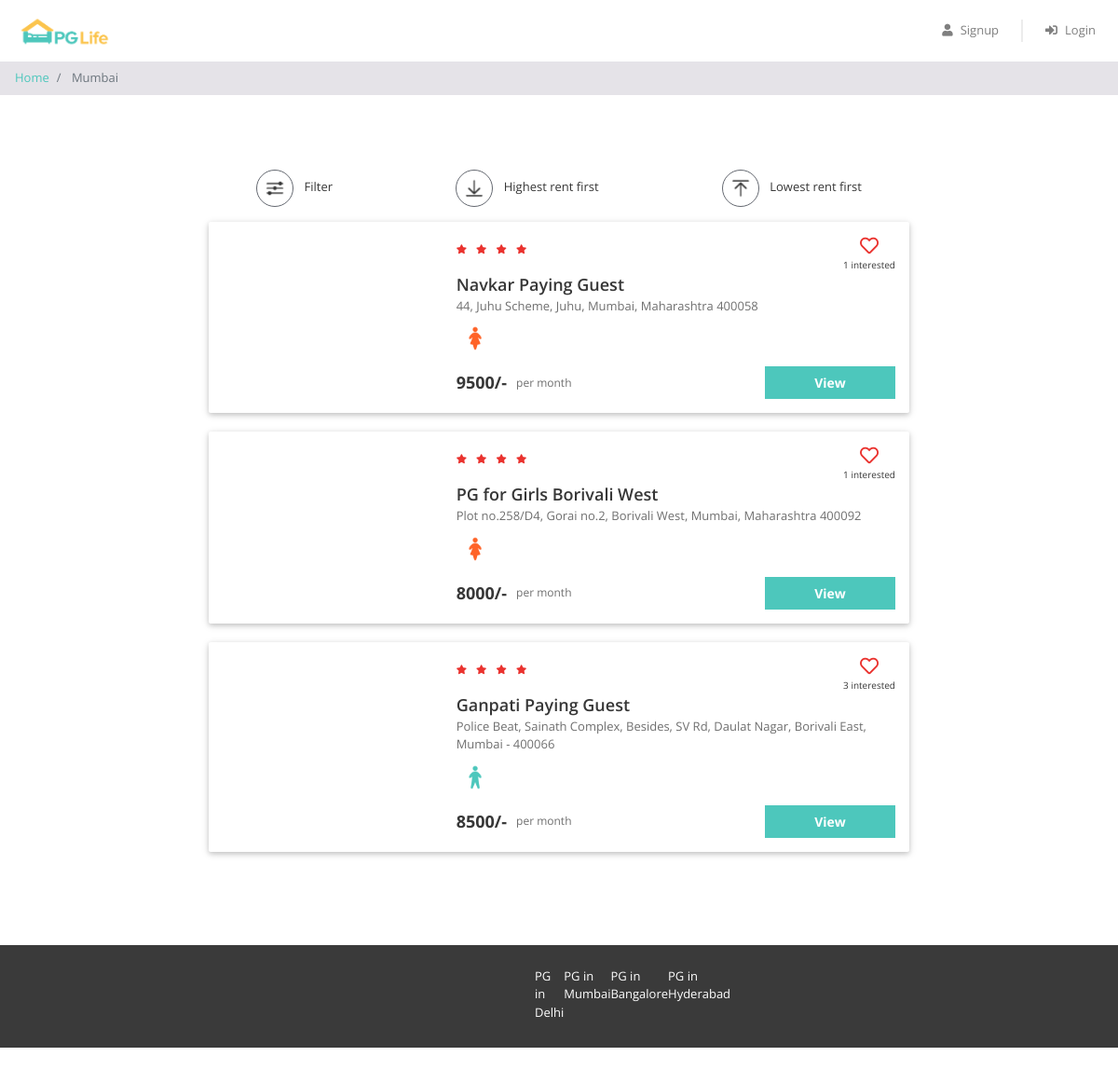
/property_list.php?city=Mumbai, run on the app's committed database.
### tables this page shows
CREATE TABLE IF NOT EXISTS `properties` (
  `id` int(11) NOT NULL AUTO_INCREMENT,
  `city_id` int(11) NOT NULL,
  `name` varchar(100) NOT NULL,
  `address` varchar(255) NOT NULL,
  `description` longtext NOT NULL,
  `gender` enum('male','female','unisex') NOT NULL,
  `rent` int(11) NOT NULL,
  `rating_clean` float(2,1) NOT NULL,
  `rating_food` float(2,1) NOT NULL,
  `rating_safety` float(2,1) NOT NULL,
  PRIMARY KEY (`id`),
  KEY `city_id` (`city_id`),
  CONSTRAINT `properties_ibfk_1` FOREIGN KEY (`city_id`) REFERENCES `cities` (`id`)
);

### property_list.php (the view, shortened to what this page needs)
<?php
    require "includes/database.php";
    $city_name = $_GET["city"];
    $sql_1 = "SELECT * FROM cities WHERE name = '$city_name'";
    $result_1 = mysqli_query($conn, $sql_1);
    $city = mysqli_fetch_assoc($result_1);
    if ($city) {
        $city_id = $city['id'];
        $sql_2 = "SELECT * FROM properties WHERE city_id = $city_id";
        $result_2 = mysqli_query($conn, $sql_2);
        $properties = mysqli_fetch_all($result_2, MYSQLI_ASSOC);
        $sql_3 = "SELECT *
            FROM interested_users_properties iup
            INNER JOIN properties p ON iup.property_id = p.id
            WHERE p.city_id = $city_id";
        $result_3 = mysqli_query($conn, $sql_3);
        $interested_users_properties = mysqli_fetch_all($result_3, MYSQLI_ASSOC);
    }
?>
<!DOCTYPE html>
<html lang="en">
<head>
    <link href="css/bootstrap.min.css" rel="stylesheet" />
    <link href="https://use.fontawesome.com/releases/v5.11.2/css/all.css" rel="stylesheet" />
    <link href="css/common.css" rel="stylesheet" />
    <link href="css/property_list.css" rel="stylesheet" />
</head>
<body>
    <?php
        include "includes/header.php";
    ?>
    <nav aria-label="breadcrumb">
        <ol class="breadcrumb py-2">
            <li class="breadcrumb-item">
                <a href="index.php">Home</a>
            </li>
            <li class="breadcrumb-item active" aria-current="page">
                <?php echo $_GET['city']; ?>
            </li>
        </ol>
    </nav>
    <div class="page-container">
        <div class="filter-bar row justify-content-around">
            <div class="col-auto" data-toggle="modal" data-target="#filter-modal">
                <img src="img/filter.png" alt="filter" />
                <span>Filter</span>
            </div>
            <div class="col-auto">
                <img src="img/desc.png" alt="sort-desc" />
                <span>Highest rent first</span>
            </div>
            <div class="col-auto">
                <img src="img/asc.png" alt="sort-asc" />
                <span>Lowest rent first</span>
            </div>
        </div>
        <?php
            if (!$city) {
            ?>
                <div class="no-property-container">
                    <p>Sorry! We do not have any PG listed in this city.</p>
                </div>
            <?php
                } else {
                foreach ($properties as $property) {
            ?>
                <div class="property-card propert-id-<?php echo $property['id'] ?> row">
                    <div class="image-container col-md-4">
                    </div>
                    <div class="content-container col-md-8">
                        <div class="row no-gutters justify-content-between">
                            <?php
                                $total_rating = ($property['rating_clean'] + $property['rating_food'] + $property['rating_safety']) / 3;
                                $avg_rating = round($total_rating, 1);
                            ?>
                            <div class="star-container" title= <?php echo $avg_rating ?> >
                                <?php for($i = 0; $i < round($avg_rating, 0, PHP_ROUND_HALF_DOWN); $i++) { ?>
                                    <i class="fas fa-star"></i>
                                <?php } ?>
                            </div>
                            <div class="interested-container">
                                <i class="far fa-heart" onclick = "toggleLike(this)"></i>
                                <?php $count = 0;
                                    for($i = 0; $i < count($interested_users_properties); $i++){
                                        if ($interested_users_properties[$i]['property_id'] == $property['id'] ){
                                            $count++;
                                        }
                                    }
                                ?>
                                <div class="interested-text"><?php echo $count ?> interested</div>
                            </div>
                        </div>
                        <div class="detail-container">
                            <div class="property-name"><?php echo $property['name'] ?></div>
                            <div class="property-address"><?php echo $property['address'] ?></div>
                            <div class="property-gender">
                                <img src="img/<?php echo $property['gender'] ?>.png" />
                            </div>
                        </div>
                        <div class="row no-gutters">
                            <div class="rent-container col-6">
                                <div class="rent"><?php echo $property['rent'] ?>/-</div>
                                <div class="rent-unit">per month</div>
                            </div>
                            <div class="button-container col-6">
                                <a href="property_detail.php?city=<?php echo $_GET['city']; ?>& name=<?php echo $property['name'] ?>" class="btn btn-primary">View</a>
                            </div>
                        </div>
                    </div>
                </div>
        <?php }
            }
        ?>
    </div>
    <?php
        include "includes/footer.php";
    ?>
</body>
</html>

### css/common.css (style rules this page uses)
* { box-sizing: border-box; font-family: 'Open Sans', sans-serif; }
body { color: #373737; font-size: 16px; position: relative; }
.btn-primary, .btn-warning, .btn-danger { color: white; font-weight: bold; }
.breadcrumb { background-color: #e5e3e8; font-size: 13px; border-radius: 0px; margin-bottom: 0px; }
.page-container { max-width: 800px; padding: 80px 24px; margin: auto; min-height: 717px; }

### css/property_list.css (style rules this page uses)
.filter-bar > div { cursor: pointer; font-size: 13px; text-align: center; margin-bottom: 16px; }
.filter-bar img { width: 40px; height: 40px; border-radius: 40px; border: 1px solid #646870; padding: 6px; margin-right: 8px; }
.property-card { background-color: #ffffff; border-radius: 2px; padding: 15px 0px; margin: 0px auto 20px; box-shadow: 0 2px 5px 0 rgba(0, 0, 0, 0.16), 0 2px 10px 0 rgba(0, 0, 0, 0.12); }
.image-container { text-align: center; }
.star-container i { color: #EA322E; font-size: 10px; margin-right: 6px; }
.interested-container { text-align: center; }
.interested-container i { color: #EA322E; font-size: 20px; cursor: pointer; }
.interested-text { font-size: 10px; }
.detail-container { padding-bottom: 10px; }
.property-name { font-size: 18px; font-weight: 600; }
.property-address { color: #6f6f6f; font-size: 13px; padding-bottom: 5px; }
.property-gender img { width: 40px; }
.rent-container { display: flex; align-items: center; }
.rent { font-size: 18px; font-weight: bold; padding-right: 10px; }
.rent-unit { color: #6f6f6f; font-size: 12px; }
.button-container .btn { font-size: 14px; border-radius: 0px; width: 140px; float: right; }

### data on the page
properties: count "1", name "Navkar Paying Guest", address "44, Juhu Scheme, Juhu, Mumbai, Maharashtra 400058", gender (picture), rent "9500"
properties: count "1", name "PG for Girls Borivali West", address "Plot no.258/D4, Gorai no.2, Borivali West, Mumbai, Maharashtra 400092", gender (picture), rent "8000"
properties: count "3", name "Ganpati Paying Guest", address "Police Beat, Sainath Complex, Besides, SV Rd, Daulat Nagar, Borivali East, Mumbai - 400066", gender (picture), rent "8500"

### other printed values
$_GET['city'] "Mumbai"
